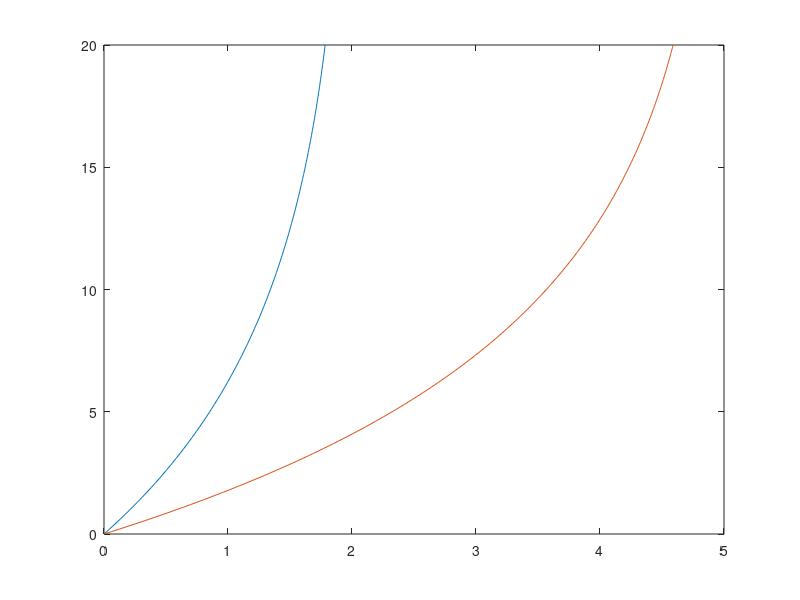

MATLAB code to generate this figure:
k = 2;
T = 9; 
T1 = 8;
k1 = 5;
T11 = 6;
T21 = 3;

licz = [0, k];
mian = [T, 1];
licz1 = [0, k1];
mian1 = [T1, 1];

obj = tf(licz, mian);
obj1 = tf(licz1, mian1);
t = 0:0.1:20;
y = step(obj, t);
y1 = step(obj1, t);
plot(y, t, y1, t)
